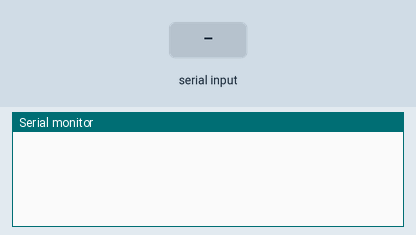
Bench run of a sketch on a simulated Arduino Uno, built with avr-gcc and run on an emulated ATmega328P. Parts: the last lines printed to the serial monitor. The inputs (shaded band) are chosen by the test bench.

Above: at 1.2 s.
1.3 s: "1\n" received over Serial
At 2.5 s:
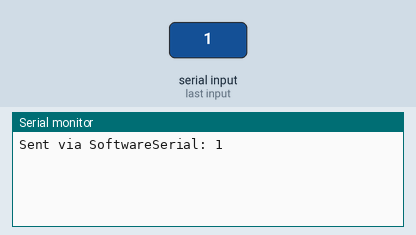
2.8 s: "1\n" received over the second serial link
At 3.8 s:
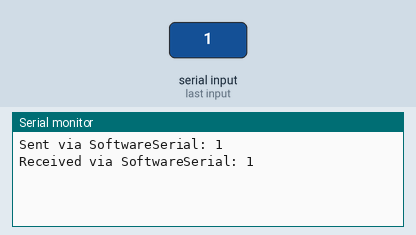
4.3 s: "0\n" received over Serial
At 4.8 s:
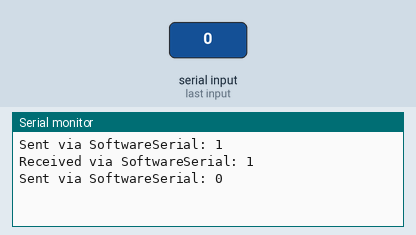
5.8 s: "0\n" received over the second serial link
At 7.3 s:
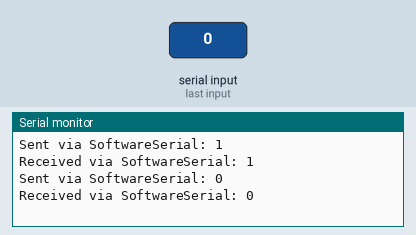

The sketch:

software-serial-communication-all.ino
```cpp
#include <SoftwareSerial.h>

// Define RX and TX pins for SoftwareSerial
#define wemos_TX_PIN 0 //D3
#define wemos_RX_PIN 2 //D4

// Create a SoftwareSerial object
SoftwareSerial mySerial(wemos_TX_PIN, wemos_RX_PIN);

void setup() {
  // Start the hardware serial for debugging
  Serial.begin(9600);

  // Start the software serial port
  mySerial.begin(9600);
}

void loop() {
  // Check for data on the SoftwareSerial port and read it
  if (mySerial.available()) {
    String receivedData = readFromSerial();
    Serial.println("Received via SoftwareSerial: " + receivedData);
  }

  // Check for data on the Hardware Serial port and send it via SoftwareSerial
  if (Serial.available()) {
    String sendData = Serial.readStringUntil('\n');
    writeToSerial(sendData);
    Serial.println("Sent via SoftwareSerial: " + sendData);
  }
}

// Function to read data from SoftwareSerial
String readFromSerial() {
  String data = "";
  while (mySerial.available()) {
    char c = mySerial.read();
    data += c;
    delay(5); // Small delay to allow more data to arrive
  }
  return data;
}

// Function to write data to SoftwareSerial
void writeToSerial(String data) {
  mySerial.println(data);
}
```

Measured:
- after the input at 1.3 s, the serial monitor: prints a new line at once (image 1)
- after the input at 2.8 s, the serial monitor: prints a new line at once (image 2)
- after the input at 4.3 s, the serial monitor: prints a new line at once (image 3)
- after the input at 5.8 s, the serial monitor: prints a new line at once (image 4)
